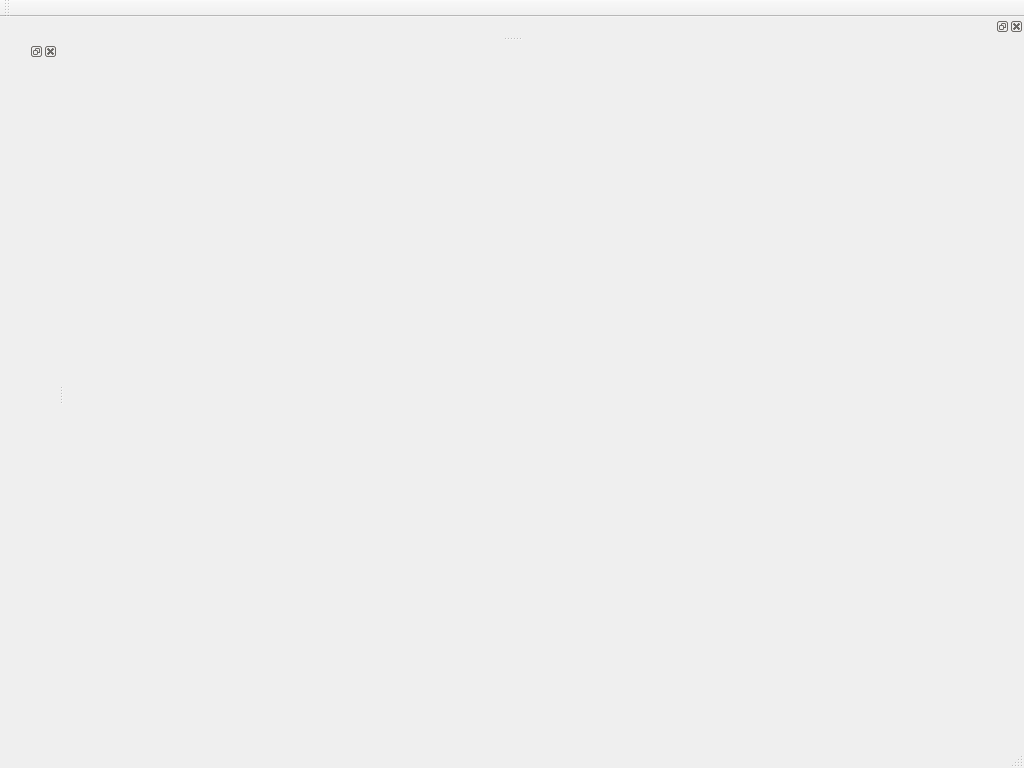
<?xml version="1.0" encoding="UTF-8"?>
<ui version="4.0">
 <class>MainWindow</class>
 <widget class="QMainWindow" name="MainWindow">
  <property name="geometry">
   <rect>
    <x>0</x>
    <y>0</y>
    <width>1024</width>
    <height>768</height>
   </rect>
  </property>
  <property name="sizePolicy">
   <sizepolicy hsizetype="Minimum" vsizetype="Minimum">
    <horstretch>0</horstretch>
    <verstretch>0</verstretch>
   </sizepolicy>
  </property>
  <property name="windowTitle">
   <string>MainWindow</string>
  </property>
  <widget class="QWidget" name="centralWidget"/>
  <widget class="QMenuBar" name="menuBar">
   <property name="geometry">
    <rect>
     <x>0</x>
     <y>0</y>
     <width>1024</width>
     <height>31</height>
    </rect>
   </property>
  </widget>
  <widget class="QToolBar" name="mainToolBar">
   <attribute name="toolBarArea">
    <enum>TopToolBarArea</enum>
   </attribute>
   <attribute name="toolBarBreak">
    <bool>false</bool>
   </attribute>
  </widget>
  <widget class="QStatusBar" name="statusBar"/>
  <widget class="QDockWidget" name="dockWidget">
   <attribute name="dockWidgetArea">
    <number>1</number>
   </attribute>
   <widget class="QWidget" name="dockWidgetContents"/>
  </widget>
  <widget class="QDockWidget" name="dockWidget_2">
   <attribute name="dockWidgetArea">
    <number>4</number>
   </attribute>
   <widget class="QWidget" name="dockWidgetContents_2"/>
  </widget>
 </widget>
 <layoutdefault spacing="6" margin="11"/>
 <resources/>
 <connections/>
</ui>
